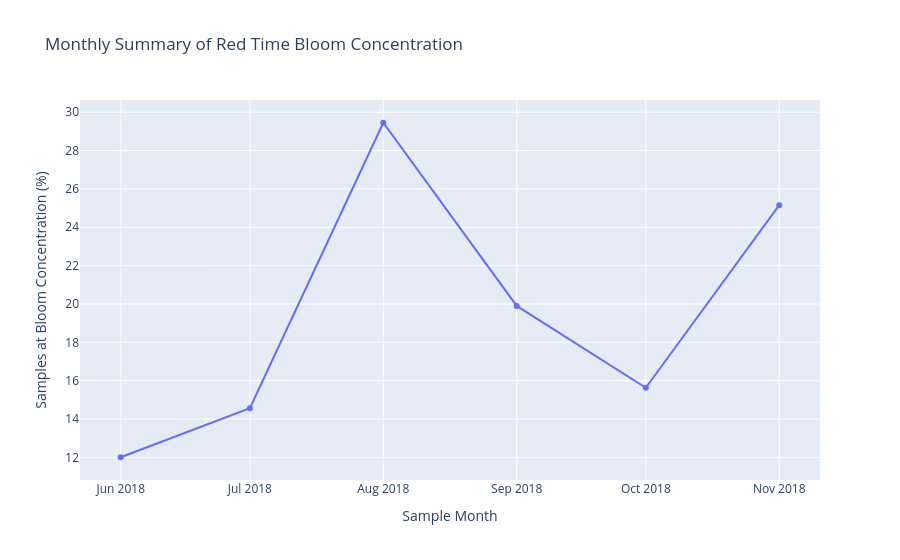

Notebook cell for this chart:
### Markdown cell above
## 11. Plot the monthly percentage at bloom concentration

Use `px.line()` with `monthly_summary` to plot `month` against `percent_bloom`. Show markers and add a question-focused title and readable axis labels.

### Code cell
# Write your code here.
monthly_plot = px.line(
    monthly_summary,
    x="month",
    y="percent_bloom",
    markers=True,
    title="Monthly Summary of Red Time Bloom Concentration",
    labels={"month": "Sample Month",
            "percent_bloom": "Samples at Bloom Concentration (%)"}
)

monthly_plot.show()

### Figure 1 — Plotly figure (JSON) as saved in the notebook; plotly's stock layout.template omitted (floating-point values rounded to 4 significant figures)
{"data": [{"hovertemplate": "Sample Month=%{x}<br>Samples at Bloom Concentration (%)=%{y}<extra></extra>", "legendgroup": "", "line": {"color": "#636efa", "dash": "solid"}, "marker": {"symbol": "circle"}, "mode": "lines+markers", "name": "", "orientation": "v", "showlegend": false, "type": "scatter", "x": ["2018-06-01T00:00:00.000000", "2018-07-01T00:00:00.000000", "2018-08-01T00:00:00.000000", "2018-09-01T00:00:00.000000", "2018-10-01T00:00:00.000000", "2018-11-01T00:00:00.000000"], "xaxis": "x", "y": [12.01, 14.57, 29.45, 19.9, 15.63, 25.15], "yaxis": "y"}], "layout": {"legend": {"tracegroupgap": 0}, "title": {"text": "Monthly Summary of Red Time Bloom Concentration"}, "xaxis": {"anchor": "y", "domain": [0, 1], "title": {"text": "Sample Month"}}, "yaxis": {"anchor": "x", "domain": [0, 1], "title": {"text": "Samples at Bloom Concentration (%)"}}}}
